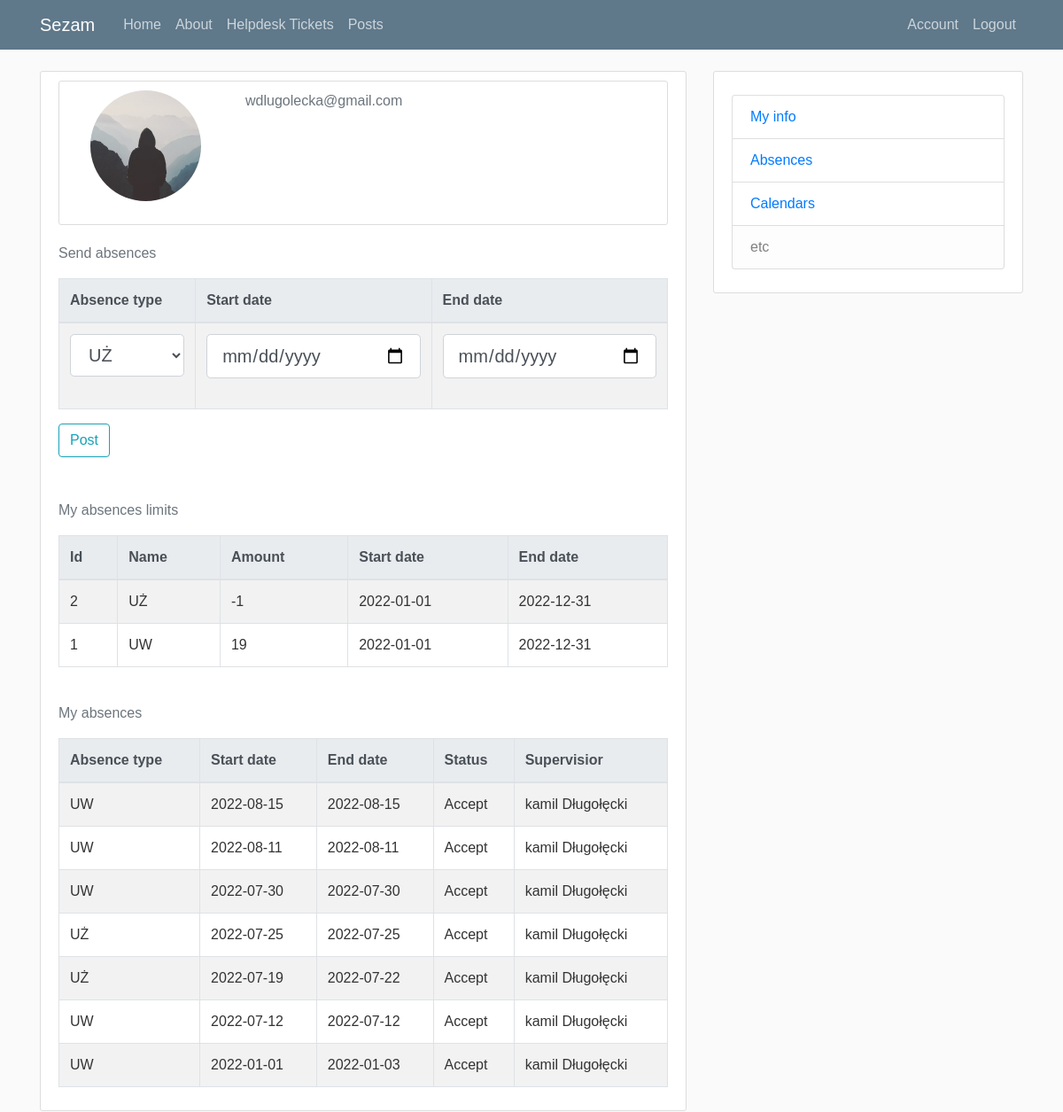
The app's page /absences/2 (signed in) with its own data.
### sezam.py (models this page shows, shortened)
class User(db.Model, UserMixin):
    id = db.Column(db.Integer, primary_key=True)
    username = db.Column(db.String(20), nullable=False)
    name= db.Column(db.String(20), nullable=False)
    surname= db.Column(db.String(20), nullable=False)
    email = db.Column(db.String(120), unique=True, nullable=False)
    image_file = db.Column(db.String(20), nullable=False, default='default.jpg')
    password = db.Column(db.String(60), nullable=False)
    privilege = db.Column(db.String(60), nullable=False)
    supervisor = db.Column(db.String(60), nullable=False, default='.')
    status = db.Column(db.String(60), nullable=False)
    posts = db.relationship('Post', backref='author', lazy=True)
    helpdesks = db.relationship('Helpdesk', backref='author', lazy=True)
    user_infos = db.relationship('User_info', backref='author', lazy=True)
    orders = db.relationship('Order', backref='author', lazy=True)

class User_Absence_Limit(db.Model):
    id = db.Column(db.Integer, primary_key=True)
    id_absence = db.Column(db.String(100), nullable=False)
    name = db.Column(db.String(100), nullable=False)
    start_date = db.Column(db.String(100), nullable=False)
    end_date = db.Column(db.String(100), nullable=False)
    amount = db.Column(db.String(100), default='')
    user_id = db.Column(db.Integer, db.ForeignKey('user.id'), nullable=False)

class User_Absence(db.Model):
    id = db.Column(db.Integer, primary_key=True)
    name = db.Column(db.String(100), nullable=False)
    start_date = db.Column(db.String(100), nullable=False)
    end_date = db.Column(db.String(100), nullable=False)
    status = db.Column(db.String(100), default='')
    user_id = db.Column(db.Integer, db.ForeignKey('user.id'), nullable=False)
    name_and_surname = db.Column(db.String(100), nullable=False)
    supervisor = db.Column(db.String(100), default='')

### sezam.py (the view, shortened to what this page needs)
@app.route('/absences/<int:user_id>', methods=['GET','POST'])
@login_required
def absences_user(user_id):
    user_id = current_user.id
    image_file = url_for('static', filename='profile_pics/' + current_user.image_file)
    user = User.query.filter_by(id=user_id).first_or_404()
    user_info_view = User_info.query.filter_by(user_id=user_id).first()
    absences=Absence.query.filter_by(status='Active').order_by(Absence.id.desc())
    user_absences = User_Absence.query.filter_by(user_id=user_id).order_by(User_Absence.id.desc())
    absence_limits = User_Absence_Limit.query.filter_by(user_id=user_id).order_by(User_Absence_Limit.name.desc())
    return render_template('absences_user.html', user_absences=user_absences,absences=absences, user_id=user_id, user=user, user_info_view=user_info_view,image_file=image_file,absence_limits=absence_limits)

### sezam.py (called while the page is built)
@login_manager.user_loader
def load_user(user_id):
    return User.query.get(int(user_id))

### templates/absences_user.html (shortened to what this page needs)
{% extends "layout.html" %}
{% block content %}
    <div class="content-section">
        <div class="media">
            <div class="media-body">
                <article class="media content-section2"><br>
                    <div class="container">
                        <div class="row">
                            <div class="col">
                                <img class="rounded-circle account-img" src="{{ image_file }}">
                            </div>
                            <div class="col">
                                <p class="text-secondary">{{ current_user.email }}</p>
                            </div>
                            <div class="col"></div>
                            <div class="col"></div>
                        </div>
                    </div>
                </article>
                <form method="POST" action="" enctype="multipart/form-data">
                    <p class="text-secondary">Send absences</p>
                    <table id="example" class="table table-striped table-bordered" style="width:100%">
                        <thead class="thead-light">
                          <tr>
                            <th>Absence type</th>
                            <th>Start date</th>
                            <th>End date</th>
                          </tr>
                        </thead>
                        <tbody>
                          <tr>
                              <td><select name="absence_item" class="form-control form-control-lg">
                                {% for absence_limit in absence_limits %}
                                <option ="{{ absence_limit.name }}" >{{ absence_limit.name }}</option>
                                {% endfor %}
                                </select> <br></td>
                              <td><input type="date" name="start_date" class="form-control form-control-lg"></td>
                              <td><input type="date" name="end_date" class="form-control form-control-lg"></td>
                        </tbody>
                        </table>
                    <input type="submit" name="btn" value="Post"  class="btn btn-outline-info"><br><br>
                </form>
        <br><p class="text-secondary">My absences limits</p>
        <table id="example" class="table table-striped table-bordered" style="width:100%">
            <thead class="thead-light">
            <tr>
                <th>Id</td>
                <th>Name</td>
                <th>Amount</td>
                <th>Start date</td>
                <th>End date</td>
              </tr>
            </thead>
            <tbody>
              {% for absence_limit in absence_limits %}
              <tr>
                  <td>{{ absence_limit.id }}</td>
                  <td>{{ absence_limit.name }}</td>
                  <td>{{ absence_limit.amount }}</td>
                  <td>{{ absence_limit.start_date }}</td>
                  <td>{{ absence_limit.end_date }}</td>
              </tr>
              {% endfor %}
            </tbody>
        </table>
        <br><p class="text-secondary">My absences</p>
                <table id="example" class="table table-striped table-bordered" style="width:100%">
                    <thead class="thead-light">
                      <tr>
                        <th>Absence type</th>
                        <th>Start date</th>
                        <th>End date</th>
                        <th>Status</th>
                        <th>Supervisior</th>
                      </tr>
                    </thead>
                    <tbody>
                      {% for user_absence in user_absences %}
                      <tr>
                          <td>{{ user_absence.name }}</td>
                          <td>{{ user_absence.start_date }}</td>
                          <td>{{ user_absence.end_date }}</td>
                          <td>{{ user_absence.status }}</td>
                          <td>{{ user_absence.supervisor }}</td>
                      {% endfor %}
                    </tbody>
                    </table>
    </div>
</div>
</div>
{% endblock content %}

### static/main.css (style rules this page uses)
body { background: #fafafa; color: #333333; margin-top: 5rem; }
.content-section { background: #ffffff; padding: 10px 20px; border: 1px solid #dddddd; border-radius: 3px; margin-bottom: 20px; }
.content-section2 { background: #ffffff; padding: 10px 20px; border: 1px solid #dddddd; border-radius: 3px; margin-bottom: 20px; font-weight: 500; width:100%; height:100%; }
.account-img { height: 125px; width: 125px; margin-right: 20px; margin-bottom: 16px; }
body { font-family: Verdana, sans-serif; }

### templates/absences_user.html (style rules this page uses)
table { width:100%; }

### records on screen
User: email "wdlugolecka@gmail.com"
User_Absence_Limit: id "2", name "UŻ", amount "-1", start_date "2022-01-01", end_date "2022-12-31"
User_Absence_Limit: id "1", name "UW", amount "19", start_date "2022-01-01", end_date "2022-12-31"
User_Absence: name "UW", start_date "2022-08-15", end_date "2022-08-15", status "Accept", supervisor "kamil Długołęcki"
User_Absence: name "UW", start_date "2022-08-11", end_date "2022-08-11", status "Accept", supervisor "kamil Długołęcki"
User_Absence: name "UW", start_date "2022-07-30", end_date "2022-07-30", status "Accept", supervisor "kamil Długołęcki"
User_Absence: name "UŻ", start_date "2022-07-25", end_date "2022-07-25", status "Accept", supervisor "kamil Długołęcki"
User_Absence: name "UŻ", start_date "2022-07-19", end_date "2022-07-22", status "Accept", supervisor "kamil Długołęcki"
User_Absence: name "UW", start_date "2022-07-12", end_date "2022-07-12", status "Accept", supervisor "kamil Długołęcki"
User_Absence: name "UW", start_date "2022-01-01", end_date "2022-01-03", status "Accept", supervisor "kamil Długołęcki"

### other values on screen
form field absence_item "UŻ"
